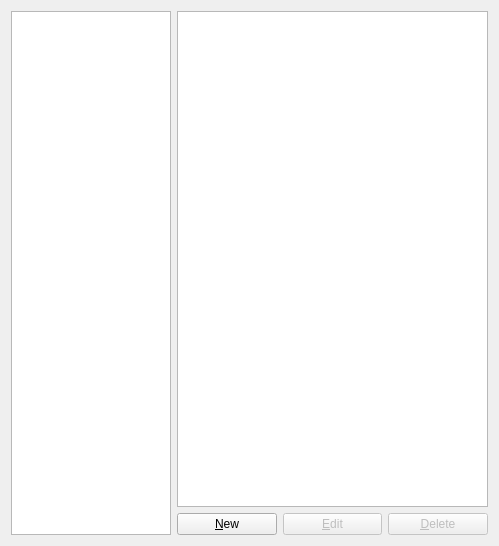
<?xml version="1.0" encoding="UTF-8"?>
<ui version="4.0">
 <class>VMwareVMPreferencesPageWidget</class>
 <widget class="QWidget" name="VMwareVMPreferencesPageWidget">
  <property name="geometry">
   <rect>
    <x>0</x>
    <y>0</y>
    <width>499</width>
    <height>546</height>
   </rect>
  </property>
  <property name="windowTitle">
   <string>VMware VMs</string>
  </property>
  <property name="accessibleName">
   <string>VirtualBox VM templates</string>
  </property>
  <property name="accessibleDescription">
   <string/>
  </property>
  <layout class="QGridLayout" name="gridLayout">
   <item row="1" column="1">
    <layout class="QHBoxLayout" name="horizontalLayout_5">
     <item>
      <widget class="QPushButton" name="uiNewVMwareVMPushButton">
       <property name="text">
        <string>&amp;New</string>
       </property>
      </widget>
     </item>
     <item>
      <widget class="QPushButton" name="uiEditVMwareVMPushButton">
       <property name="enabled">
        <bool>false</bool>
       </property>
       <property name="text">
        <string>&amp;Edit</string>
       </property>
      </widget>
     </item>
     <item>
      <widget class="QPushButton" name="uiDeleteVMwareVMPushButton">
       <property name="enabled">
        <bool>false</bool>
       </property>
       <property name="text">
        <string>&amp;Delete</string>
       </property>
      </widget>
     </item>
    </layout>
   </item>
   <item row="0" column="1">
    <widget class="QTreeWidget" name="uiVMwareVMInfoTreeWidget">
     <property name="sizePolicy">
      <sizepolicy hsizetype="MinimumExpanding" vsizetype="Expanding">
       <horstretch>0</horstretch>
       <verstretch>0</verstretch>
      </sizepolicy>
     </property>
     <property name="indentation">
      <number>10</number>
     </property>
     <property name="allColumnsShowFocus">
      <bool>true</bool>
     </property>
     <attribute name="headerVisible">
      <bool>false</bool>
     </attribute>
     <column>
      <property name="text">
       <string>1</string>
      </property>
     </column>
     <column>
      <property name="text">
       <string>2</string>
      </property>
     </column>
    </widget>
   </item>
   <item row="0" column="0" rowspan="2">
    <widget class="QTreeWidget" name="uiVMwareVMsTreeWidget">
     <property name="sizePolicy">
      <sizepolicy hsizetype="Minimum" vsizetype="Expanding">
       <horstretch>0</horstretch>
       <verstretch>0</verstretch>
      </sizepolicy>
     </property>
     <property name="maximumSize">
      <size>
       <width>160</width>
       <height>16777215</height>
      </size>
     </property>
     <property name="font">
      <font>
       <pointsize>11</pointsize>
       <weight>75</weight>
       <bold>true</bold>
      </font>
     </property>
     <property name="iconSize">
      <size>
       <width>32</width>
       <height>32</height>
      </size>
     </property>
     <property name="rootIsDecorated">
      <bool>false</bool>
     </property>
     <attribute name="headerVisible">
      <bool>false</bool>
     </attribute>
     <column>
      <property name="text">
       <string notr="true">1</string>
      </property>
     </column>
    </widget>
   </item>
  </layout>
 </widget>
 <resources/>
 <connections/>
 <designerdata>
  <property name="gridDeltaX">
   <number>10</number>
  </property>
  <property name="gridDeltaY">
   <number>10</number>
  </property>
  <property name="gridSnapX">
   <bool>true</bool>
  </property>
  <property name="gridSnapY">
   <bool>true</bool>
  </property>
  <property name="gridVisible">
   <bool>true</bool>
  </property>
 </designerdata>
</ui>
